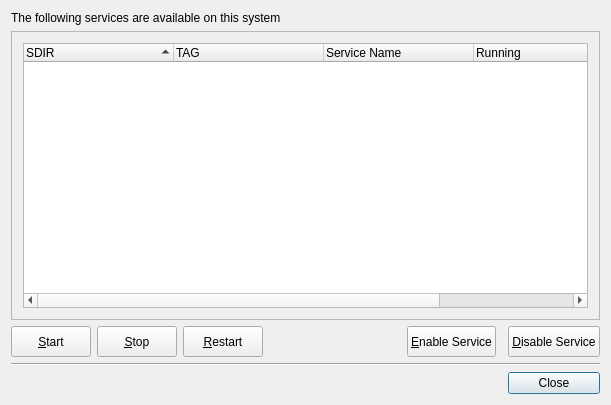
<?xml version="1.0" encoding="UTF-8"?>
<ui version="4.0">
 <class>ServiceManager</class>
 <widget class="QDialog" name="ServiceManager">
  <property name="geometry">
   <rect>
    <x>0</x>
    <y>0</y>
    <width>611</width>
    <height>405</height>
   </rect>
  </property>
  <property name="windowTitle">
   <string>Service Manager</string>
  </property>
  <property name="windowIcon">
   <iconset resource="servicemanager.qrc">
    <normaloff>:/images/player_play.png</normaloff>:/images/player_play.png</iconset>
  </property>
  <layout class="QGridLayout">
   <item row="4" column="6">
    <widget class="QPushButton" name="push_close">
     <property name="text">
      <string>Close</string>
     </property>
    </widget>
   </item>
   <item row="1" column="0" colspan="7">
    <widget class="QFrame" name="frame3">
     <property name="sizePolicy">
      <sizepolicy hsizetype="Expanding" vsizetype="Expanding">
       <horstretch>0</horstretch>
       <verstretch>0</verstretch>
      </sizepolicy>
     </property>
     <property name="frameShape">
      <enum>QFrame::StyledPanel</enum>
     </property>
     <property name="frameShadow">
      <enum>QFrame::Raised</enum>
     </property>
     <layout class="QGridLayout">
      <item row="0" column="0">
       <widget class="QTreeWidget" name="listServices">
        <property name="textElideMode">
         <enum>Qt::ElideRight</enum>
        </property>
        <property name="horizontalScrollMode">
         <enum>QAbstractItemView::ScrollPerPixel</enum>
        </property>
        <property name="indentation">
         <number>20</number>
        </property>
        <property name="uniformRowHeights">
         <bool>false</bool>
        </property>
        <property name="sortingEnabled">
         <bool>true</bool>
        </property>
        <property name="allColumnsShowFocus">
         <bool>true</bool>
        </property>
        <attribute name="headerDefaultSectionSize">
         <number>150</number>
        </attribute>
        <column>
         <property name="text">
          <string>SDIR</string>
         </property>
        </column>
        <column>
         <property name="text">
          <string>TAG</string>
         </property>
        </column>
        <column>
         <property name="text">
          <string>Service Name</string>
         </property>
        </column>
        <column>
         <property name="text">
          <string>Running</string>
         </property>
        </column>
        <column>
         <property name="text">
          <string>Enabled</string>
         </property>
        </column>
       </widget>
      </item>
     </layout>
    </widget>
   </item>
   <item row="0" column="0" colspan="7">
    <widget class="QLabel" name="textTopLabel">
     <property name="frameShape">
      <enum>QFrame::NoFrame</enum>
     </property>
     <property name="frameShadow">
      <enum>QFrame::Plain</enum>
     </property>
     <property name="text">
      <string>The following services are available on this system</string>
     </property>
     <property name="wordWrap">
      <bool>true</bool>
     </property>
    </widget>
   </item>
   <item row="2" column="0">
    <widget class="QPushButton" name="pushStart">
     <property name="sizePolicy">
      <sizepolicy hsizetype="Minimum" vsizetype="Fixed">
       <horstretch>0</horstretch>
       <verstretch>31</verstretch>
      </sizepolicy>
     </property>
     <property name="minimumSize">
      <size>
       <width>0</width>
       <height>31</height>
      </size>
     </property>
     <property name="text">
      <string>&amp;Start</string>
     </property>
     <property name="icon">
      <iconset resource="servicemanager.qrc">
       <normaloff>:/images/player_play.png</normaloff>:/images/player_play.png</iconset>
     </property>
    </widget>
   </item>
   <item row="2" column="2">
    <widget class="QPushButton" name="pushRestart">
     <property name="sizePolicy">
      <sizepolicy hsizetype="Minimum" vsizetype="Fixed">
       <horstretch>0</horstretch>
       <verstretch>31</verstretch>
      </sizepolicy>
     </property>
     <property name="minimumSize">
      <size>
       <width>0</width>
       <height>31</height>
      </size>
     </property>
     <property name="text">
      <string>&amp;Restart</string>
     </property>
     <property name="icon">
      <iconset resource="servicemanager.qrc">
       <normaloff>:/images/reload.png</normaloff>:/images/reload.png</iconset>
     </property>
    </widget>
   </item>
   <item row="2" column="4">
    <widget class="QPushButton" name="pushEnableStartup">
     <property name="sizePolicy">
      <sizepolicy hsizetype="Minimum" vsizetype="Fixed">
       <horstretch>0</horstretch>
       <verstretch>31</verstretch>
      </sizepolicy>
     </property>
     <property name="minimumSize">
      <size>
       <width>0</width>
       <height>31</height>
      </size>
     </property>
     <property name="text">
      <string>&amp;Enable Service</string>
     </property>
    </widget>
   </item>
   <item row="2" column="6">
    <widget class="QPushButton" name="pushDisableStartup">
     <property name="sizePolicy">
      <sizepolicy hsizetype="Minimum" vsizetype="Fixed">
       <horstretch>0</horstretch>
       <verstretch>31</verstretch>
      </sizepolicy>
     </property>
     <property name="minimumSize">
      <size>
       <width>0</width>
       <height>31</height>
      </size>
     </property>
     <property name="text">
      <string>&amp;Disable Service</string>
     </property>
    </widget>
   </item>
   <item row="2" column="3">
    <spacer name="horizontalSpacer">
     <property name="orientation">
      <enum>Qt::Horizontal</enum>
     </property>
     <property name="sizeHint" stdset="0">
      <size>
       <width>40</width>
       <height>20</height>
      </size>
     </property>
    </spacer>
   </item>
   <item row="2" column="1">
    <widget class="QPushButton" name="pushStop">
     <property name="sizePolicy">
      <sizepolicy hsizetype="Minimum" vsizetype="Fixed">
       <horstretch>0</horstretch>
       <verstretch>31</verstretch>
      </sizepolicy>
     </property>
     <property name="minimumSize">
      <size>
       <width>0</width>
       <height>31</height>
      </size>
     </property>
     <property name="text">
      <string>&amp;Stop</string>
     </property>
     <property name="icon">
      <iconset resource="servicemanager.qrc">
       <normaloff>:/images/process-stop.png</normaloff>:/images/process-stop.png</iconset>
     </property>
    </widget>
   </item>
   <item row="3" column="0" colspan="7">
    <widget class="Line" name="line">
     <property name="orientation">
      <enum>Qt::Horizontal</enum>
     </property>
    </widget>
   </item>
  </layout>
 </widget>
 <layoutdefault spacing="6" margin="11"/>
 <includes>
  <include location="local">qdir.h</include>
  <include location="local">qfile.h</include>
  <include location="local">qprocess.h</include>
  <include location="local">qmessagebox.h</include>
 </includes>
 <resources>
  <include location="servicemanager.qrc"/>
 </resources>
 <connections/>
</ui>
